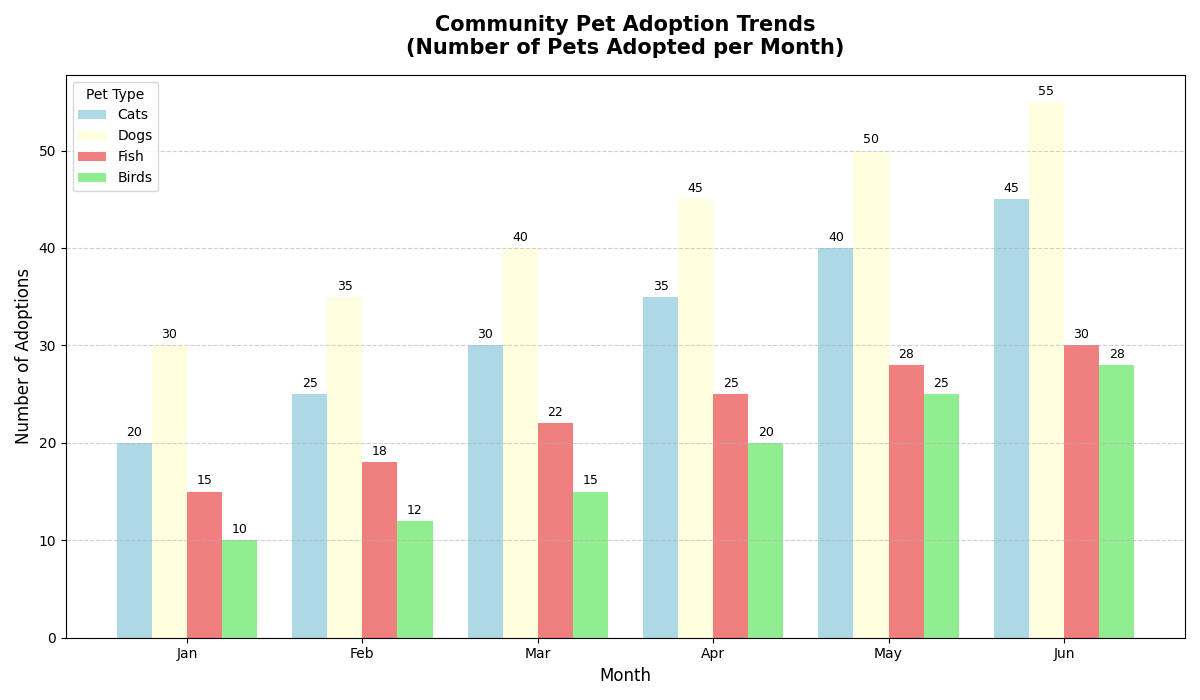

Recreate this plot in Python.
import matplotlib.pyplot as plt
import numpy as np

# Categories and data
months = ['Jan', 'Feb', 'Mar', 'Apr', 'May', 'Jun']
cats = [20, 25, 30, 35, 40, 45]
dogs = [30, 35, 40, 45, 50, 55]
fish = [15, 18, 22, 25, 28, 30]
birds = [10, 12, 15, 20, 25, 28]

fig, ax = plt.subplots(figsize=(12, 7))

x = np.arange(len(months))
bar_width = 0.2

# Assigning shuffled colors to the data groups
bars_cats = ax.bar(x - 3*bar_width/2, cats, width=bar_width, label='Cats', color='lightblue')
bars_dogs = ax.bar(x - bar_width/2, dogs, width=bar_width, label='Dogs', color='lightyellow')
bars_fish = ax.bar(x + bar_width/2, fish, width=bar_width, label='Fish', color='lightcoral')
bars_birds = ax.bar(x + 3*bar_width/2, birds, width=bar_width, label='Birds', color='lightgreen')

ax.set_title('Community Pet Adoption Trends\n(Number of Pets Adopted per Month)', fontsize=15, fontweight='bold', pad=15)
ax.set_xlabel('Month', fontsize=12)
ax.set_ylabel('Number of Adoptions', fontsize=12)

ax.set_xticks(x)
ax.set_xticklabels(months, fontsize=10)
ax.grid(axis='y', linestyle='--', alpha=0.6)

ax.legend(title='Pet Type', loc='upper left', fontsize=10)

def add_value_labels(bars):
    for bar in bars:
        height = bar.get_height()
        ax.annotate(f'{height}',
                    xy=(bar.get_x() + bar.get_width() / 2, height),
                    xytext=(0, 3),
                    textcoords="offset points",
                    ha='center', va='bottom', fontsize=9)

add_value_labels(bars_cats)
add_value_labels(bars_dogs)
add_value_labels(bars_fish)
add_value_labels(bars_birds)

plt.tight_layout()
plt.show()
